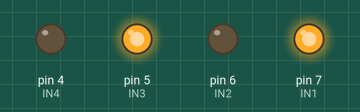
The sketch below on a simulated Arduino Uno, built with avr-gcc and run on an emulated ATmega328P. On the bench: output pins drawn as LEDs (lit = HIGH).

Above: at 0.02 s.
At 0.77 s:
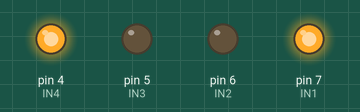
At 1.47 s:
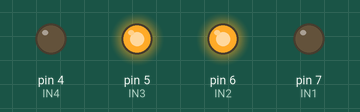
At 2.92 s:
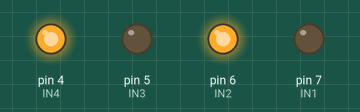
Timing chart, 0 to 3.2 s (numbered marks = the images above):
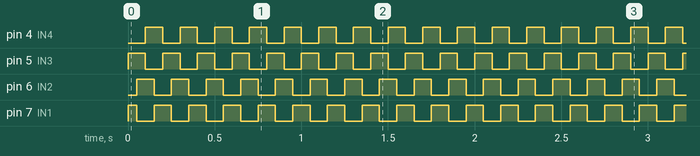

The sketch:

run_stepper_proteus.ino
```cpp
int IN1 = 7;
int IN2= 6;
int IN3 = 5;
int IN4 = 4;
int delayTime =50;

void setup() {
  pinMode(IN1, OUTPUT);
  pinMode(IN2, OUTPUT);
  pinMode(IN3, OUTPUT);
  pinMode(IN4, OUTPUT);
}

void loop() {
  digitalWrite(IN1, HIGH);
  digitalWrite(IN2, LOW);
  digitalWrite(IN3, HIGH);
  digitalWrite(IN4, LOW);
  delay(delayTime);
  digitalWrite(IN1, LOW);
  digitalWrite(IN2, HIGH);
  digitalWrite(IN3, HIGH);
  digitalWrite(IN4, LOW);
  delay(delayTime);
  digitalWrite(IN1, LOW);
  digitalWrite(IN2, HIGH);
  digitalWrite(IN3, LOW);
  digitalWrite(IN4, HIGH);
  delay(delayTime);
  digitalWrite(IN1, HIGH);
  digitalWrite(IN2, LOW);
  digitalWrite(IN3, LOW);
  digitalWrite(IN4, HIGH);
  delay(delayTime);
}
```

Measured:
- by itself, pin 4 (IN4), pin 5 (IN3), pin 6 (IN2), pin 7 (IN1): alternates HIGH for 0.10 s and LOW for 0.10 s
